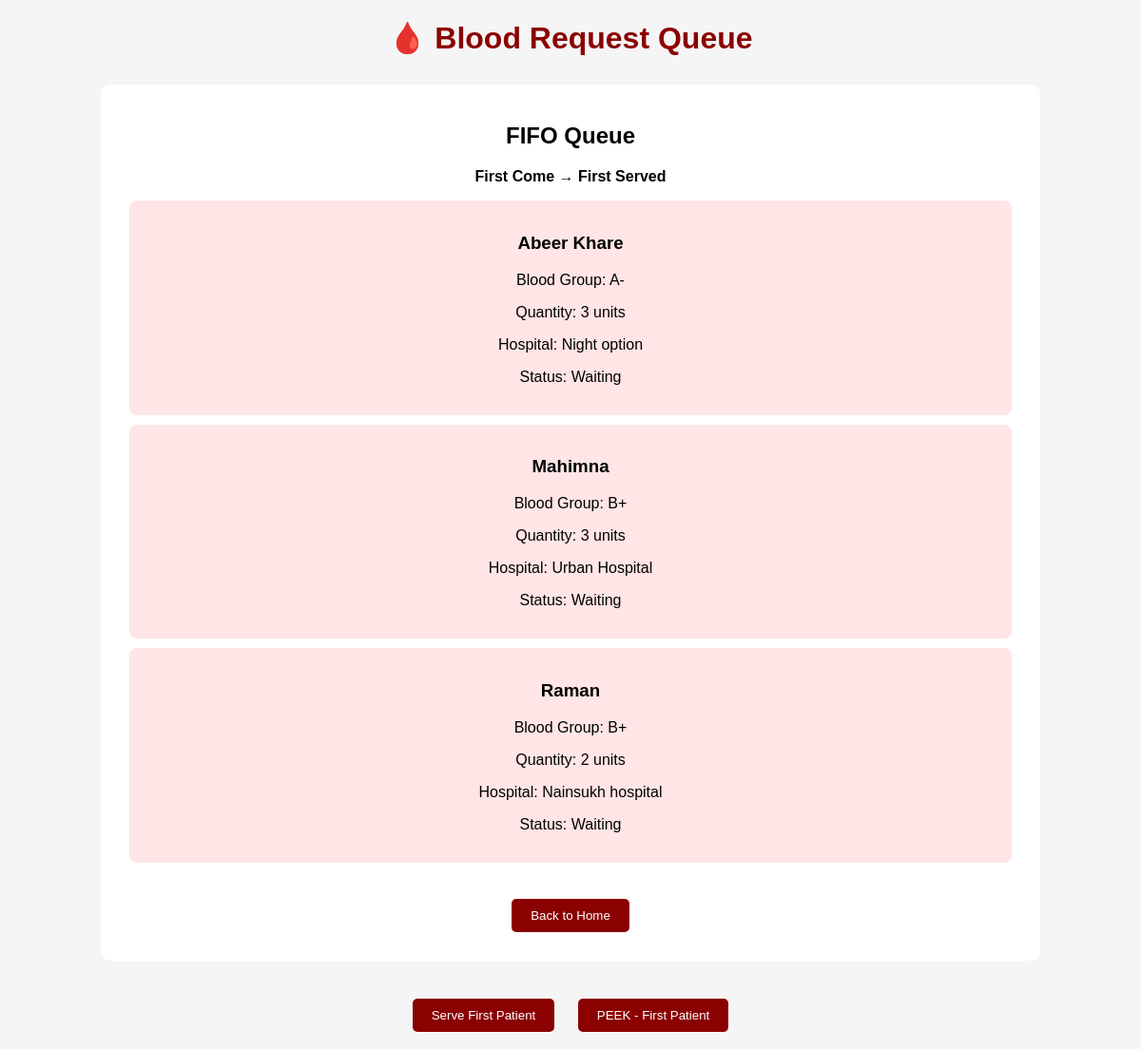
Screenshot of /queue/ with the database file from the repository.
### bank/models.py (models this page shows, shortened)
class BloodRequest(models.Model):
    patient_name = models.CharField(max_length=100)
    blood_group = models.CharField(max_length=5)
    quantity = models.IntegerField()
    hospital = models.CharField(max_length=100)
    phone = models.CharField(max_length=15)
    email = models.EmailField(blank=True, default="")
    status = models.CharField(max_length=20, default="Waiting")
    created_at = models.DateTimeField(auto_now_add=True)

### bank/views.py (the view)
# urls.py: path('queue/', queue_view, name='queue'),
def queue_view(request):
    requests = BloodRequest.objects.filter(
        status="Waiting"
    ).order_by("created_at")
    return render(request, 'queue.html', {
        'requests': requests
    })

### templates/queue.html (shortened to what this page needs)
<!DOCTYPE html>
<html>
<head>
</head>
<body>
    <h1>🩸 Blood Request Queue</h1>
    <div class="box">
        <h2>FIFO Queue</h2>
        <p>
            <b>First Come → First Served</b>
        </p>
        {% if requests %}
            {% for request in requests %}
                <div class="request">
                    <h3>{{ request.patient_name }}</h3>
                    <p>
                        Blood Group: {{ request.blood_group }}
                    </p>
                    <p>
                        Quantity: {{ request.quantity }} units
                    </p>
                    <p>
                        Hospital: {{ request.hospital }}
                    </p>
                    <p>
                        Status: {{ request.status }}
                    </p>
                </div>
            {% endfor %}
        {% else %}
            <h3>No blood requests in queue.</h3>
        {% endif %}
        <br>
        <a href="/">
            <button>Back to Home</button>
        </a>
    </div>
</body>
</html>
<a href="/dequeue/">
    <button>Serve First Patient</button>
</a>
<a href="/peek/">
    <button>PEEK - First Patient</button>
</a>

### templates/queue.html (style rules this page uses)
body { font-family: Arial; background-color: #f5f5f5; text-align: center; }
h1 { color: darkred; }
.box { background: white; width: 80%; margin: 30px auto; padding: 20px; border-radius: 10px; }
.request { background-color: #ffe5e5; margin: 10px; padding: 15px; border-radius: 8px; }
button { padding: 10px 20px; margin: 10px; background-color: darkred; color: white; border: none; border-radius: 5px; cursor: pointer; }
a { text-decoration: none; }

### rows the page displays
BloodRequest: patient_name "Abeer Khare", blood_group "A-", quantity "3", hospital "Night option", status "Waiting"
BloodRequest: patient_name "Mahimna", blood_group "B+", quantity "3", hospital "Urban Hospital", status "Waiting"
BloodRequest: patient_name "Raman", blood_group "B+", quantity "2", hospital "Nainsukh hospital", status "Waiting"
